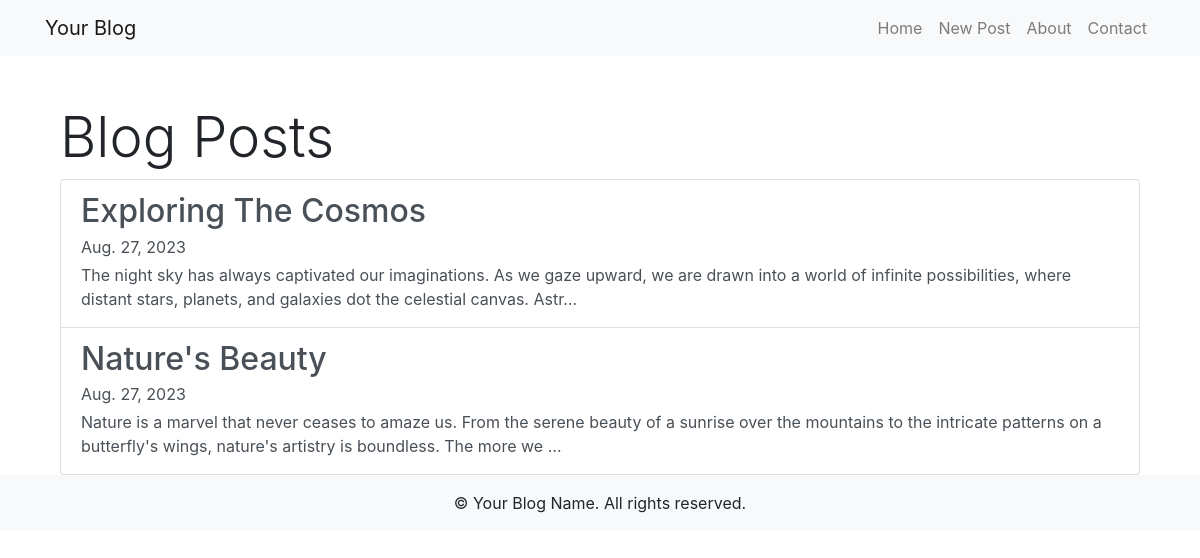
The page / on the database its author committed.
### blog/models.py (models this page shows, shortened)
class Post(models.Model):
    title = models.CharField(max_length=200)
    text = models.TextField()
    author = models.ForeignKey(settings.AUTH_USER_MODEL, on_delete=models.CASCADE)
    created_at = models.DateTimeField(auto_now=True)
    pub_date = models.DateTimeField(auto_now_add=True)

### blog/views.py (the view)
# urls.py: path('', views.post_list, name='post_list'),
def post_list(request):
    posts = Post.objects.all().order_by('-pub_date')
    return render(request, 'blog/post_list.html', {'posts': posts})

### blog/templates/blog/post_list.html
{% extends 'blog/base.html' %}
{% block content %}
  <div class="container mt-4">
    <h1 class="display-4">Blog Posts</h1>
    <div class="list-group">
      {% for post in posts %}
        <a href="{% url 'blog:post_detail' post.id %}" class="list-group-item list-group-item-action">
          <h2 class="mb-1">{{ post.title }}</h2>
          <p class="mb-1">{{ post.pub_date|date }}</p>
          <p class="mb-1">{{ post.text|truncatechars:200 }}</p>
        </a>
      {% endfor %}
    </div>
  </div>
{% endblock %}

### blog/templates/blog/base.html (shortened to what this page needs)
{% load static %}
<!DOCTYPE html>
<html lang="en">
<head>
    <link rel="stylesheet" href="https://stackpath.bootstrapcdn.com/bootstrap/4.3.1/css/bootstrap.min.css">
</head>
<body>
    {% include 'blog/header.html' %}
    <div class="container mt-5">
        {% block content %}{% endblock %}
    </div>
    {% include 'blog/footer.html' %}
</body>
</html>

### blog/templates/blog/header.html (shortened to what this page needs)
    <nav class="navbar navbar-expand-lg navbar-light bg-light">
        <div class="container">
            <a class="navbar-brand" href="#">Your Blog</a>
            <div class="collapse navbar-collapse" id="navbarNav">
                <ul class="navbar-nav ml-auto">
                    <li class="nav-item">
                        <a class="nav-link" href="#">Home</a>
                    </li>
                    <li class="nav-item">
                        <a class="nav-link" href="{% url 'blog:create_post' %}">New Post</a>
                    </li>
                    <li class="nav-item">
                        <a class="nav-link" href="#">About</a>
                    </li>
                    <li class="nav-item">
                        <a class="nav-link" href="#">Contact</a>
                    </li>
                </ul>
            </div>
        </div>
    </nav>

### blog/templates/blog/footer.html
    <footer class="bg-light text-center py-3">
        <div class="container">
            &copy; {{ year }} Your Blog Name. All rights reserved.
        </div>
    </footer>

### rows shown on the page
Post: title "Exploring The Cosmos", pub_date "Aug. 27, 2023", text "The night sky has always captivated our imaginations. As we gaze upward, we are drawn into a world of infinite possibilities, where distant stars, planets, and galaxies dot the celestial canvas. Astr…"
Post: title "Nature's Beauty", pub_date "Aug. 27, 2023", text "Nature is a marvel that never ceases to amaze us. From the serene beauty of a sunrise over the mountains to the intricate patterns on a butterfly's wings, nature's artistry is boundless. The more we …"
